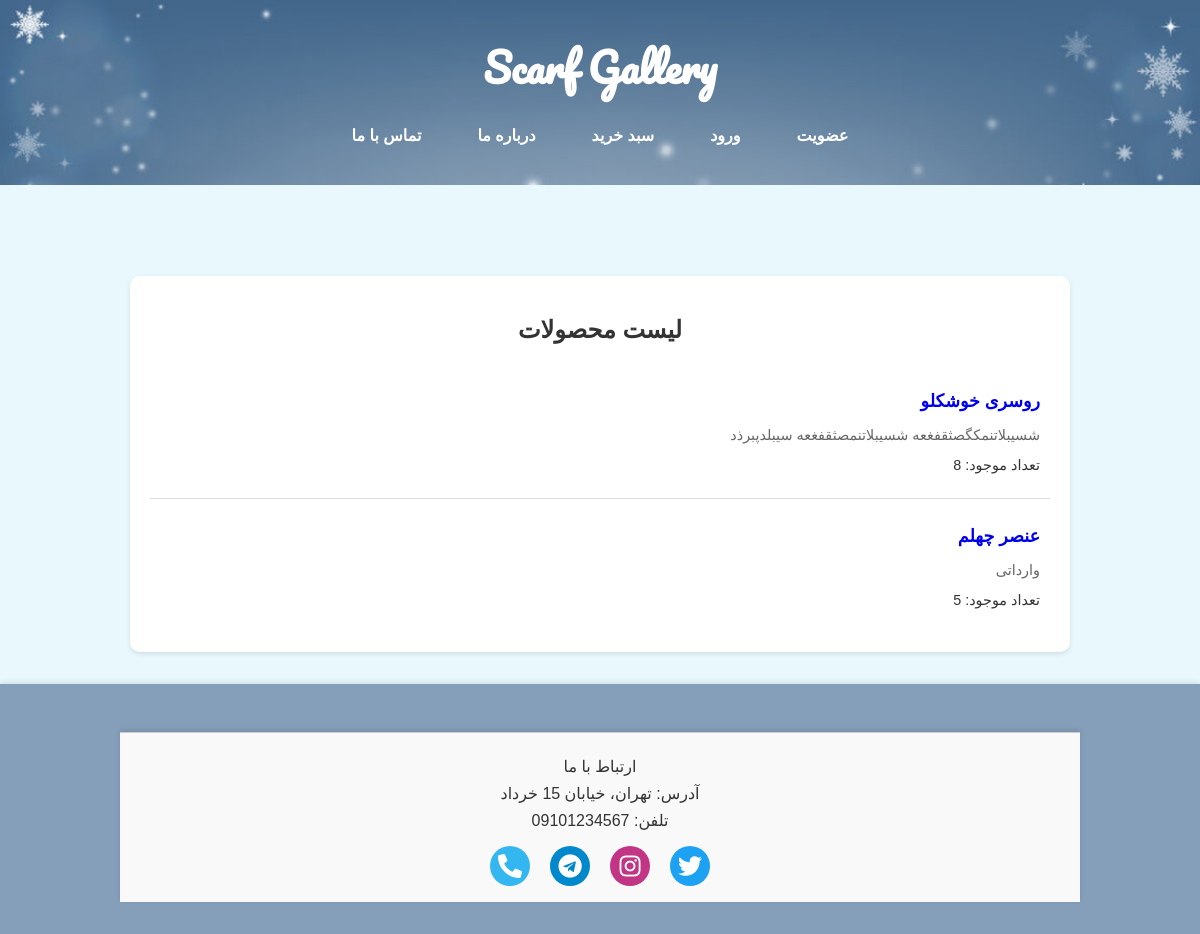
Screenshot of /index.php/AuthController/productCategorizedList/2 with the database file from the repository.
### tables this page shows
CREATE TABLE IF NOT EXISTS `products` (
  `ProductID` int NOT NULL AUTO_INCREMENT,
  `Name` varchar(255) NOT NULL,
  `Description` text,
  `Price` decimal(10,0) NOT NULL,
  `Stock` int DEFAULT '0',
  `CategoryID` int DEFAULT NULL,
  `ImageURL` varchar(255) DEFAULT NULL,
  `CreatedAt` timestamp NOT NULL DEFAULT CURRENT_TIMESTAMP,
  PRIMARY KEY (`ProductID`),
  KEY `CategoryID` (`CategoryID`)
);

### application/controllers/AuthController.php (called while the page is built, shortened)
<?php
class AuthController extends CI_Controller {
    public function productCategorizedList ($categoryID) {
        $this->load->library('session');
        $this->load->model('UserModel');
        $data['products'] = $this->UserModel->productCategorizedList($categoryID);
        $this->load->view('productListPage',$data);
    }
}

### index.php (called while the page is built, shortened)
<?php
require_once BASEPATH.'core/CodeIgniter.php';

### application/models/UserModel.php (called while the page is built, shortened)
<?php
class UserModel extends CI_Model {
    public function productCategorizedList ($categoryID) {
        $sql="select * from products where CategoryID=".$categoryID;
		$query = $this->db->query($sql);
        return $query->result_array();
    }
}

### application/views/productListPage.php (the view, shortened to what this page needs)
<!DOCTYPE html>
<html lang="fa">
<head>
    <link rel="stylesheet" href="<?php echo base_url(); ?>css/style_main.css">
    <link rel="stylesheet" href="<?php echo base_url(); ?>css/style_productlist.css">
    <link rel="stylesheet" href="https://cdnjs.cloudflare.com/ajax/libs/font-awesome/5.15.4/css/all.min.css">
<?php
    if (isset($info)) {
    foreach ($info as $key => $row) {
        if ($row['UserID']==1 || $row['UserID']==2){
            $userID = $row['UserID'];
?>
<title>Scarf Gallery » Admin Panel » Products List</title>
</head>
<body>
    <header class="header">
    <div class="snow"></div>
        <div class="container">
            <a style="color: rgb(255, 255, 255);" href="<?php echo base_url(); ?>">
                <h1 class="logo">Scarf Gallery</h1>
            </a>
            <h3><?php echo $row['FullName']." عزیز خوش آمدید!";?></h3>
            <nav class="nav">
                <a href="<?php echo base_url(); ?>index.php/AuthController/viewRouteControll/insertProduct">درج محصول</a>
                <a href="<?php echo base_url(); ?>index.php/AuthController/productList">ویرایش محصولات</a>
                <a href="<?php echo base_url(); ?>index.php/AuthController/showUserData">ویرایش اطلاعات</a>
                <a href="<?php echo base_url(); ?>index.php/AuthController/showCartItems">سبد خرید</a>
                <a href="<?php echo base_url(); ?>index.php/AuthController/viewRouteControll/about">درباره ما</a>
                <a href="<?php echo base_url(); ?>index.php/AuthController/viewRouteControll/contact">تماس با ما</a>
                <a href="<?php echo base_url(); ?>index.php/AuthController/logOut">خروج</a>
            </nav>
        </div>
    </header>
    <?php
        } else {
    ?>
<title>Scarf Gallery » User Panel » Products List</title>
</head>
<body>
    <header class="header">
        <div class="snow"></div>
        <div class="container">
            <a style="color: rgb(255, 255, 255);" href="<?php echo base_url(); ?>">
                <h1 class="logo">Scarf Gallery</h1>
            </a>
            <h3><?php echo $row['FullName']." عزیز خوش آمدید!";?></h3>
            <nav class="nav">
                <a href="<?php echo base_url(); ?>index.php/AuthController/showUserData">ویرایش اطلاعات</a>
                <a href="<?php echo base_url(); ?>index.php/AuthController/showUserComments">نظرات ثبت شده</a>
                <a href="<?php echo base_url(); ?>index.php/AuthController/showCartItems">سبد خرید</a>
                <a href="<?php echo base_url(); ?>index.php/AuthController/viewRouteControll/about">درباره ما</a>
                <a href="<?php echo base_url(); ?>index.php/AuthController/viewRouteControll/contact">تماس با ما</a>
                <a href="<?php echo base_url(); ?>index.php/AuthController/logOut">خروج</a>
            </nav>
        </div>
    </header>
    <?php
        }
    }
} else {
    ?>
</head>
<body>
    <header class="header">
        <div class="container">
            <a style="color: rgb(255, 255, 255);" href="<?php echo base_url(); ?>">
                    <h1 class="logo">Scarf Gallery</h1>
            </a>
            <nav class="nav">
                <a href="<?php echo base_url(); ?>index.php/AuthController/viewRouteControll/register">عضویت</a>
                <a href="<?php echo base_url(); ?>index.php/AuthController/viewRouteControll/login">ورود</a>
                <a href="<?php echo base_url(); ?>index.php/AuthController/viewRouteControll/login">سبد خرید</a>
                <a href="<?php echo base_url(); ?>index.php/AuthController/viewRouteControll/about">درباره ما</a>
                <a href="<?php echo base_url(); ?>index.php/AuthController/viewRouteControll/contact">تماس با ما</a>
            </nav>
        </div>
    </header>
    <?php
        }
    ?>
    <main class="main">
        <section class="winter-panel">
            <div></br></br></div>
            <div class="product-list">
                <h1 align = "center">لیست  محصولات</h1>
                <?php
                    if (isset($products)) {
                        foreach($products as $key => $row) {
                ?>
                <div class="product-item">
                    <a href = "<?php echo base_url(); ?>index.php/AuthController/showProduct/<?php echo $row['ProductID'];?>" ><div class="product-info">
                        <p class="product-name"><?php echo $row['Name'] ; ?></p>
                        <p class="product-description"><?php echo $row['Description']; ?></p>
                        <p class="product-stock">تعداد موجود: <?php echo $row['Stock']; ?></p>
                    </div></a>
                </div>
                <?php
                        }
                    }
                ?>
                </div>
        </section>
    </main>
  <footer class="footer">
        <div class="container border">
            <p>ارتباط با ما</p>
            <p>آدرس: تهران، خیابان 15 خرداد</p>
            <p>تلفن: 09101234567</p>
            <div class="social-links">
                <a href="https://twitter.com" target="_blank" class="social-icon twitter">
                    <i class="fab fa-twitter"></i>
                </a>
                <a href="https://instagram.com" target="_blank" class="social-icon instagram">
                    <i class="fab fa-instagram"></i>
                </a>
                <a href="https://t.me" target="_blank" class="social-icon telegram">
                    <i class="fab fa-telegram"></i>
                </a>
                <a href="tel:02112345678" class="social-icon phone">
                    <i class="fas fa-phone-alt"></i>
                </a>
            </div>
        </div>
    </footer>
</body>
</html>

### css/style_main.css (style rules this page uses)
body { font-family: 'BNazanin', Arial, sans-serif; margin: 0; padding: 0; direction: rtl; background: #e8f8fc; color: #333; }
.container { width: 80%; max-width: 1200px; margin: 0 auto; }
.main { margin-top: 240px; }
.header { position: fixed; top: 0; left: 0; width: 100%; background-image: url("../pic/bgHeader.jpg"); background-size: cover; color: #ffffff; padding: 2rem 0; text-align: center; z-index: 1000; }
.header .logo { font-family: 'Pacifico', cursive; font-size: 2.5rem; margin: 0; }
.header .nav { display: flex; justify-content: center; gap: 1.5rem; margin-top: 1rem; }
.header .nav a { text-decoration: none; color: #ffffff; font-size: 1rem; padding: 0.5rem 1rem; border-radius: 5px; transition: background-color 0.3s ease; font-weight: bold; }
.footer { background-size: cover; background-color: #859eb9; text-align: center; padding: 2rem 0; margin-top: 2rem; box-shadow: 0 -2px 5px rgba(0, 0, 0, 0.1); }
.footer p { margin: 0.5rem 0; color: #333; }
.border { background-color: #f9f9f9; text-align: center; padding: 1rem 0; margin-top: 1rem; box-shadow: 0 -2px 5px rgba(0, 0, 0, 0.1); border-top: 1px solid #cccccc; }
.social-links { display: flex; justify-content: center; gap: 20px; margin-top: 1rem; }
.social-icon { width: 40px; height: 40px; display: flex; justify-content: center; align-items: center; background-color: #4f899c; color: white; border-radius: 50%; font-size: 1.5rem; transition: all 0.3s ease; }
.social-icon i { font-size: 1.5rem; }
.twitter { background-color: #1DA1F2; }
.instagram { background-color: #C13584; }
.telegram { background-color: #0088cc; }
.phone { background-color: #34b7f1; }
a { text-decoration: none; }

### css/style_productlist.css (style rules this page uses)
body { margin: 0; padding: 0; direction: rtl; background: #e8f8fc; color: #333; font-family: 'BNazanin', Arial, sans-serif; }
.product-list { margin-top: 150px; max-width: 900px; margin: 0 auto; background-color: #fff; border-radius: 10px; box-shadow: 0 2px 5px rgba(0, 0, 0, 0.1); padding: 20px; }
.product-item { display: flex; justify-content: space-between; align-items: center; padding: 10px; border-bottom: 1px solid #ddd; }
.product-item:last-child { border-bottom: none; }
.product-info { flex: 1; }
.product-name { font-size: 1.1rem; font-weight: bold; margin-bottom: 5px; }
.product-description { color: #666; font-size: 0.9rem; margin-bottom: 5px; }
.product-stock { font-size: 0.9rem; color: #333; }

### rows the page displays
products: Name "روسری خوشکلو", Description "شسیبلاتنمکگصثقفغعه شسیبلاتنمصثقفغعه سیبلدپبرذد", Stock "8"
products: Name "عنصر چهلم", Description "وارداتی", Stock "5"
